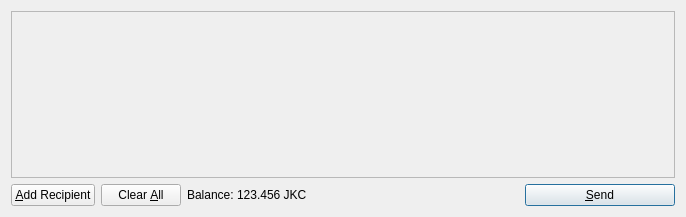
<?xml version="1.0" encoding="UTF-8"?>
<ui version="4.0">
 <class>SendCoinsDialog</class>
 <widget class="QDialog" name="SendCoinsDialog">
  <property name="geometry">
   <rect>
    <x>0</x>
    <y>0</y>
    <width>686</width>
    <height>217</height>
   </rect>
  </property>
  <property name="windowTitle">
   <string>Send Coins</string>
  </property>
  <layout class="QVBoxLayout" name="verticalLayout">
   <item>
    <widget class="QScrollArea" name="scrollArea">
     <property name="widgetResizable">
      <bool>true</bool>
     </property>
     <widget class="QWidget" name="scrollAreaWidgetContents">
      <property name="geometry">
       <rect>
        <x>0</x>
        <y>0</y>
        <width>666</width>
        <height>165</height>
       </rect>
      </property>
      <layout class="QVBoxLayout" name="verticalLayout_2">
       <property name="margin">
        <number>0</number>
       </property>
       <item>
        <layout class="QVBoxLayout" name="entries">
         <property name="spacing">
          <number>6</number>
         </property>
        </layout>
       </item>
       <item>
        <spacer name="verticalSpacer">
         <property name="orientation">
          <enum>Qt::Vertical</enum>
         </property>
         <property name="sizeHint" stdset="0">
          <size>
           <width>20</width>
           <height>40</height>
          </size>
         </property>
        </spacer>
       </item>
      </layout>
     </widget>
    </widget>
   </item>
   <item>
    <layout class="QHBoxLayout" name="horizontalLayout">
     <item>
      <widget class="QPushButton" name="addButton">
       <property name="toolTip">
        <string>Send to multiple recipients at once</string>
       </property>
       <property name="text">
        <string>&amp;Add Recipient</string>
       </property>
       <property name="icon">
        <iconset resource="../bitcoin.qrc">
         <normaloff>:/icons/add</normaloff>:/icons/add</iconset>
       </property>
       <property name="autoDefault">
        <bool>false</bool>
       </property>
      </widget>
     </item>
     <item>
      <widget class="QPushButton" name="clearButton">
       <property name="sizePolicy">
        <sizepolicy hsizetype="Minimum" vsizetype="Fixed">
         <horstretch>0</horstretch>
         <verstretch>0</verstretch>
        </sizepolicy>
       </property>
       <property name="toolTip">
        <string>Remove all transaction fields</string>
       </property>
       <property name="text">
        <string>Clear &amp;All</string>
       </property>
       <property name="icon">
        <iconset resource="../bitcoin.qrc">
         <normaloff>:/icons/remove</normaloff>:/icons/remove</iconset>
       </property>
       <property name="autoRepeatDelay">
        <number>300</number>
       </property>
       <property name="autoDefault">
        <bool>false</bool>
       </property>
      </widget>
     </item>
     <item>
      <layout class="QHBoxLayout" name="horizontalLayout_2">
       <property name="spacing">
        <number>3</number>
       </property>
       <item>
        <widget class="QLabel" name="label">
         <property name="text">
          <string>Balance:</string>
         </property>
        </widget>
       </item>
       <item>
        <widget class="QLabel" name="labelBalance">
         <property name="cursor">
          <cursorShape>IBeamCursor</cursorShape>
         </property>
         <property name="text">
          <string>123.456 JKC</string>
         </property>
         <property name="textInteractionFlags">
          <set>Qt::LinksAccessibleByMouse|Qt::TextSelectableByKeyboard|Qt::TextSelectableByMouse</set>
         </property>
        </widget>
       </item>
      </layout>
     </item>
     <item>
      <spacer name="horizontalSpacer">
       <property name="orientation">
        <enum>Qt::Horizontal</enum>
       </property>
       <property name="sizeHint" stdset="0">
        <size>
         <width>40</width>
         <height>20</height>
        </size>
       </property>
      </spacer>
     </item>
     <item>
      <widget class="QPushButton" name="sendButton">
       <property name="minimumSize">
        <size>
         <width>150</width>
         <height>0</height>
        </size>
       </property>
       <property name="toolTip">
        <string>Confirm the send action</string>
       </property>
       <property name="text">
        <string>&amp;Send</string>
       </property>
       <property name="icon">
        <iconset resource="../bitcoin.qrc">
         <normaloff>:/icons/send</normaloff>:/icons/send</iconset>
       </property>
       <property name="default">
        <bool>true</bool>
       </property>
      </widget>
     </item>
    </layout>
   </item>
  </layout>
 </widget>
 <resources>
  <include location="../bitcoin.qrc"/>
 </resources>
 <connections/>
</ui>
